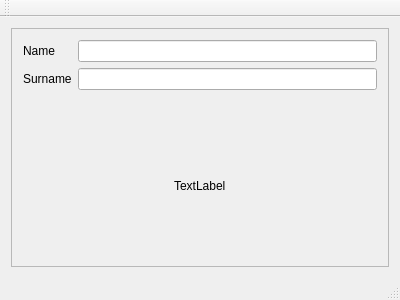
<?xml version="1.0" encoding="UTF-8"?>
<ui version="4.0">
 <class>MainWindow</class>
 <widget class="QMainWindow" name="MainWindow">
  <property name="geometry">
   <rect>
    <x>0</x>
    <y>0</y>
    <width>400</width>
    <height>300</height>
   </rect>
  </property>
  <property name="windowTitle">
   <string>MainWindow</string>
  </property>
  <widget class="QWidget" name="centralWidget">
   <layout class="QGridLayout" name="gridLayout">
    <item row="0" column="0">
     <widget class="QFrame" name="frame">
      <property name="frameShape">
       <enum>QFrame::StyledPanel</enum>
      </property>
      <property name="frameShadow">
       <enum>QFrame::Raised</enum>
      </property>
      <layout class="QGridLayout" name="gridLayout_2">
       <item row="0" column="1">
        <layout class="QVBoxLayout" name="verticalLayout">
         <item>
          <layout class="QFormLayout" name="formLayout">
           <item row="1" column="0">
            <widget class="QLabel" name="label_2">
             <property name="text">
              <string>Name</string>
             </property>
            </widget>
           </item>
           <item row="2" column="0">
            <widget class="QLabel" name="label">
             <property name="text">
              <string>Surname</string>
             </property>
            </widget>
           </item>
           <item row="1" column="1">
            <widget class="QLineEdit" name="namelineEdit"/>
           </item>
           <item row="2" column="1">
            <widget class="QLineEdit" name="surnamelineEdit"/>
           </item>
          </layout>
         </item>
         <item>
          <spacer name="verticalSpacer_2">
           <property name="orientation">
            <enum>Qt::Vertical</enum>
           </property>
           <property name="sizeHint" stdset="0">
            <size>
             <width>20</width>
             <height>40</height>
            </size>
           </property>
          </spacer>
         </item>
         <item>
          <layout class="QGridLayout" name="gridLayout_3">
           <item row="0" column="2">
            <spacer name="horizontalSpacer_2">
             <property name="orientation">
              <enum>Qt::Horizontal</enum>
             </property>
             <property name="sizeHint" stdset="0">
              <size>
               <width>40</width>
               <height>20</height>
              </size>
             </property>
            </spacer>
           </item>
           <item row="0" column="0">
            <spacer name="horizontalSpacer">
             <property name="orientation">
              <enum>Qt::Horizontal</enum>
             </property>
             <property name="sizeHint" stdset="0">
              <size>
               <width>40</width>
               <height>20</height>
              </size>
             </property>
            </spacer>
           </item>
           <item row="0" column="1">
            <widget class="QLabel" name="label_3">
             <property name="text">
              <string>TextLabel</string>
             </property>
            </widget>
           </item>
           <item row="1" column="1">
            <spacer name="verticalSpacer">
             <property name="orientation">
              <enum>Qt::Vertical</enum>
             </property>
             <property name="sizeHint" stdset="0">
              <size>
               <width>20</width>
               <height>40</height>
              </size>
             </property>
            </spacer>
           </item>
          </layout>
         </item>
        </layout>
       </item>
      </layout>
     </widget>
    </item>
   </layout>
  </widget>
  <widget class="QMenuBar" name="menuBar">
   <property name="geometry">
    <rect>
     <x>0</x>
     <y>0</y>
     <width>400</width>
     <height>19</height>
    </rect>
   </property>
  </widget>
  <widget class="QToolBar" name="mainToolBar">
   <attribute name="toolBarArea">
    <enum>TopToolBarArea</enum>
   </attribute>
   <attribute name="toolBarBreak">
    <bool>false</bool>
   </attribute>
  </widget>
  <widget class="QStatusBar" name="statusBar"/>
 </widget>
 <layoutdefault spacing="6" margin="11"/>
 <resources/>
 <connections/>
</ui>
